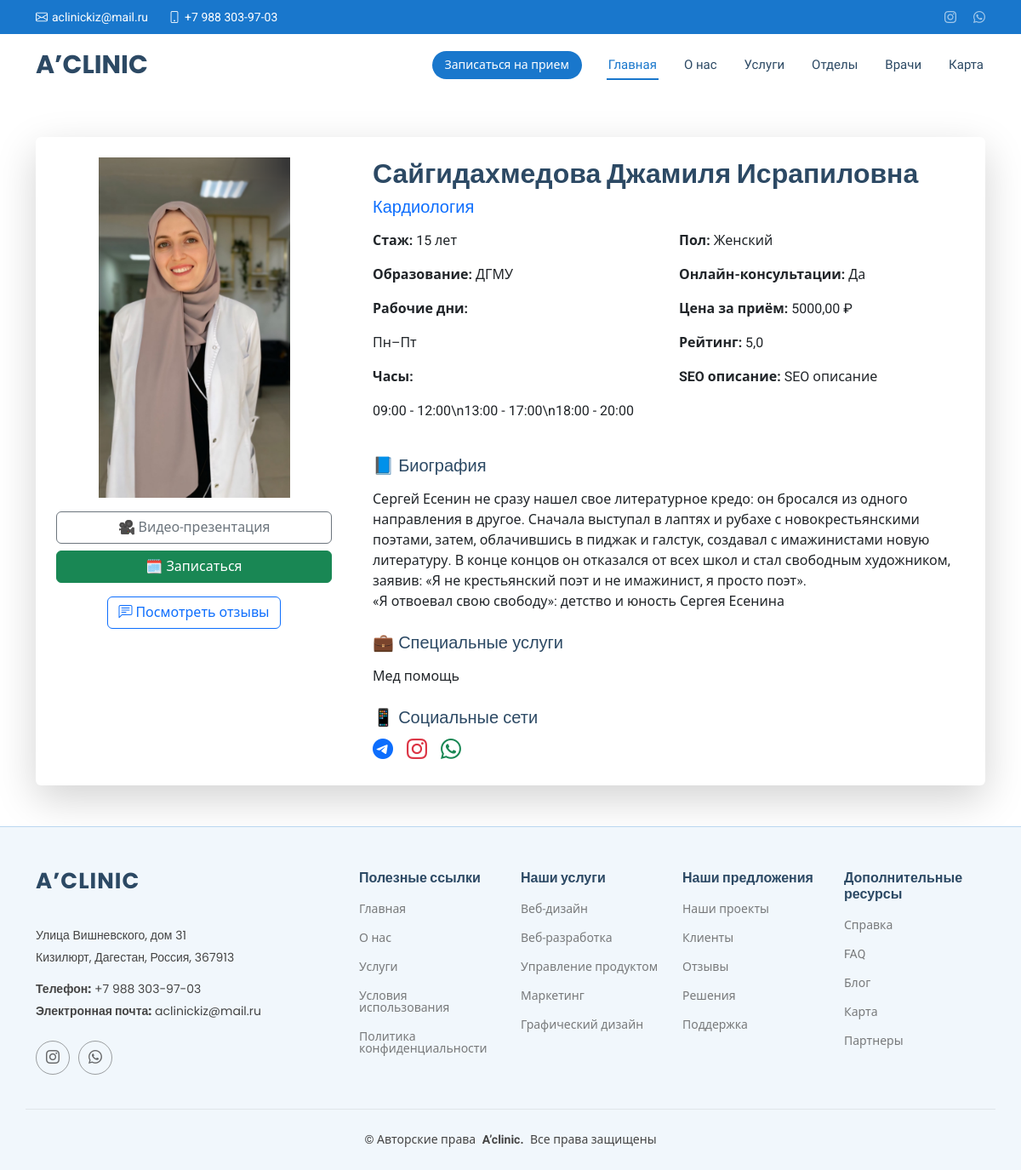
The app's page /doctor/saigidakhmedova-dzhamilia-israpilovna/ with its own data.
### clinic/models.py (models this page shows, shortened)
class Doctor(models.Model):
    name = models.CharField(max_length=100, verbose_name='Имя')
    slug = models.SlugField(unique=True, blank=True, verbose_name='URL')
    department = models.ForeignKey('Departments', verbose_name='Специализация', on_delete=models.CASCADE)
    photo = models.ImageField(upload_to='doctors/', verbose_name='Фото', null=True, blank=True)
    bio = models.TextField(verbose_name='Биография')
    experience_years = models.PositiveIntegerField(default=0, verbose_name='Стаж (в годах)')
    education = models.TextField(verbose_name='Образование', blank=True)
    price_per_consultation = models.DecimalField(max_digits=8, decimal_places=2, verbose_name='Цена за приём',
                                                 null=True, blank=True)
    rating = models.FloatField(default=0, verbose_name='Рейтинг')
    special_services = models.TextField(verbose_name='Специальные услуги', blank=True)
    seo_description = models.CharField(max_length=160, verbose_name='SEO описание', blank=True)
    accepts_online = models.BooleanField(default=False, verbose_name='Онлайн-консультации')
    appointments_url = models.URLField(verbose_name='Ссылка на запись', null=True, blank=True)
    video_presentation = models.URLField(verbose_name='Видео-презентация', null=True, blank=True)
    working_days = models.CharField(max_length=100, verbose_name='Рабочие дни', blank=True)
    working_hours = models.CharField(max_length=100, verbose_name='Рабочие часы', blank=True)
    gender = models.CharField(max_length=10, choices=[('male', 'Мужской'), ('female', 'Женский')], verbose_name='Пол',
                              blank=True)
    available = models.BooleanField(default=True, verbose_name='Доступен')
    social_links = models.ForeignKey('SocialNetwork', on_delete=models.SET_NULL, null=True, blank=True,
                                     verbose_name='Соц. сети')
    class Meta:
        verbose_name = 'Врач'
        verbose_name_plural = 'Врачи'

class Departments(models.Model):
    name = models.CharField(verbose_name='Название отделения')
    bio = models.CharField(verbose_name="Краткое описание")
    photo = models.ImageField(verbose_name="Фото", upload_to='departments/', blank=True, null=True)
    description = models.CharField(verbose_name="Описание")
    class Meta:
        verbose_name = 'Отдел'
        verbose_name_plural = 'Отделы'

### clinic/views.py (the view)
# urls.py: path('doctor/<slug:slug>/', DoctorDetailView.as_view(), name='doctor_detail'),
class DoctorDetailView(DetailView):
    model = Doctor
    template_name = 'clinic/doctor_detail.html'
    context_object_name = 'doctor'
    slug_field = 'slug'
    slug_url_kwarg = 'slug'

### clinic/templates/clinic/doctor_detail.html (shortened to what this page needs)
{% extends "a_clinic/base.html" %}
{% load static %}
{% block content %}
<div class="container py-5">
    <div class="card border-0 shadow-lg">
        <div class="row g-0">
            <div class="col-lg-4 p-4 d-flex flex-column align-items-center">
                <div class="w-100" style="max-width: 300px;">
                    {% if doctor.photo %}
                    <img src="{{ doctor.photo.url }}" alt="{{ doctor.name }}"
                         class="img-fluid rounded"
                         style="width: 100%; height: auto; max-height: 400px; object-fit: contain;">
                    {% else %}
                    <img src="{% static 'img/default_user.png' %}" alt="Фото отсутствует"
                         class="img-fluid rounded"
                         style="width: 100%; height: auto; max-height: 400px; object-fit: contain;">
                    {% endif %}
                </div>
                {% if doctor.video_presentation %}
                <a href="{{ doctor.video_presentation }}" class="btn btn-outline-secondary w-100 mt-3">
                    🎥 Видео-презентация
                </a>
                {% endif %}
                {% if doctor.appointments_url %}
                <a href="{% url 'appointment' slug=doctor.slug %}" class="btn btn-success w-100 mt-2">
                    🗓️ Записаться
                </a>
                {% endif %}
                <div class="text-center mt-3">
                    <a href="{% url 'testimonials_doctor' slug=doctor.slug %}" class="btn btn-outline-primary">
                        <i class="bi bi-chat-left-text"></i> Посмотреть отзывы
                    </a>
                </div>
            </div>
            <div class="col-lg-8 p-4">
                <h2 class="fw-bold">{{ doctor.name }}</h2>
                <h5 class="text-primary">{{ doctor.department.name }}</h5>
                <div class="row mt-3">
                    <div class="col-sm-6">
                        <p><strong>Стаж:</strong> {{ doctor.experience_years }} лет</p>
                        <p><strong>Образование:</strong> {{ doctor.education|default:"—" }}</p>
                        <p><strong>Рабочие дни:</strong><br>{{ doctor.working_days|linebreaks }}</p>
                        <p><strong>Часы:</strong><br>{{ doctor.working_hours|linebreaks }}</p>
                    </div>
                    <div class="col-sm-6">
                        <p><strong>Пол:</strong> {{ doctor.get_gender_display }}</p>
                        <p><strong>Онлайн-консультации:</strong> {{ doctor.accepts_online|yesno:"Да,Нет" }}</p>
                        <p><strong>Цена за приём:</strong> {{ doctor.price_per_consultation }} ₽</p>
                        <p><strong>Рейтинг:</strong> {{ doctor.rating }}</p>
                        <p><strong>SEO описание:</strong> {{ doctor.seo_description|default:"—" }}</p>
                    </div>
                </div>
                {% if doctor.bio %}
                <div class="mt-4">
                    <h5>📘 Биография</h5>
                    <p class="text-muted">{{ doctor.bio|linebreaks }}</p>
                </div>
                {% endif %}
                {% if doctor.special_services %}
                <div class="mt-4">
                    <h5>💼 Специальные услуги</h5>
                    <p class="text-muted">{{ doctor.special_services|linebreaks }}</p>
                </div>
                {% endif %}
                {% if doctor.social_links %}
                <div class="mt-4">
                    <h5>📱 Социальные сети</h5>
                    <div class="d-flex gap-3 fs-4">
                        {% if doctor.social_links.telegram %}
                        <a href="{{ doctor.social_links.telegram }}" class="text-primary" target="_blank"><i
                                class="bi bi-telegram"></i></a>
                        {% endif %}
                        {% if doctor.social_links.instagram %}
                        <a href="{{ doctor.social_links.instagram }}" class="text-danger" target="_blank"><i
                                class="bi bi-instagram"></i></a>
                        {% endif %}
                        {% if doctor.social_links.whatsapp %}
                        <a href="{{ doctor.social_links.whatsapp }}" class="text-success" target="_blank"><i
                                class="bi bi-whatsapp"></i></a>
                        {% endif %}
                    </div>
                </div>
                {% endif %}
            </div>
        </div>
    </div>
</div>
{% endblock %}

### clinic/static/css/main.css (style rules this page uses)
:root { --default-font: "Roboto", system-ui, -apple-system, "Segoe UI", Roboto, "Helvetica Neue", Arial, "Noto Sans", "Liberation Sans", sans-serif, "Apple Color Emoji", "Segoe UI Emoji", "Segoe UI Symbol", "Noto Color Emoji"; --heading-font: "Poppins", sans-serif; --nav-font: "Raleway", sans-serif; }
:root { --background-color: #ffffff; --default-color: #444444; --heading-color: #2c4964; --accent-color: #1977cc; --surface-color: #ffffff; --contrast-color: #ffffff; }
:root { --nav-color: #2c4964; --nav-hover-color: #1977cc; --nav-mobile-background-color: #ffffff; --nav-dropdown-background-color: #ffffff; --nav-dropdown-color: #2c4964; --nav-dropdown-hover-color: #1977cc; }
:root { scroll-behavior: smooth; }
body { color: var(--default-color); background-color: var(--background-color); font-family: var(--default-font); }
a { color: var(--accent-color); text-decoration: none; transition: 0.3s; }
h1, h2, h3, h4, h5, h6 { color: var(--heading-color); font-family: var(--heading-font); }

### records on screen
Doctor: photo (picture), name "Сайгидахмедова Джамиля Исрапиловна", department.name "Кардиология", experience_years "15", education "ДГМУ", working_days "Пн–Пт", working_hours "09:00 - 12:00\\n13:00 - 17:00\\n18:00 - 20:00", gender "Женский", accepts_online "Да", price_per_consultation "5000,00", rating "5,0", seo_description "SEO описание", bio "Сергей Есенин не сразу нашел свое литературное кредо: он бросался из одного направления в другое. Сначала выступал в лаптях и рубахе с новокрестьянскими поэтами, затем, облачившись в пиджак и галстук, создавал с имажинистами новую литературу. В конце концов он отказался от всех школ и стал свободным художником, заявив: «Я не крестьянский поэт и не имажинист, я просто поэт». «Я отвоевал свою свободу»: детство и юность Сергея Есенина", special_services "Мед помощь"
